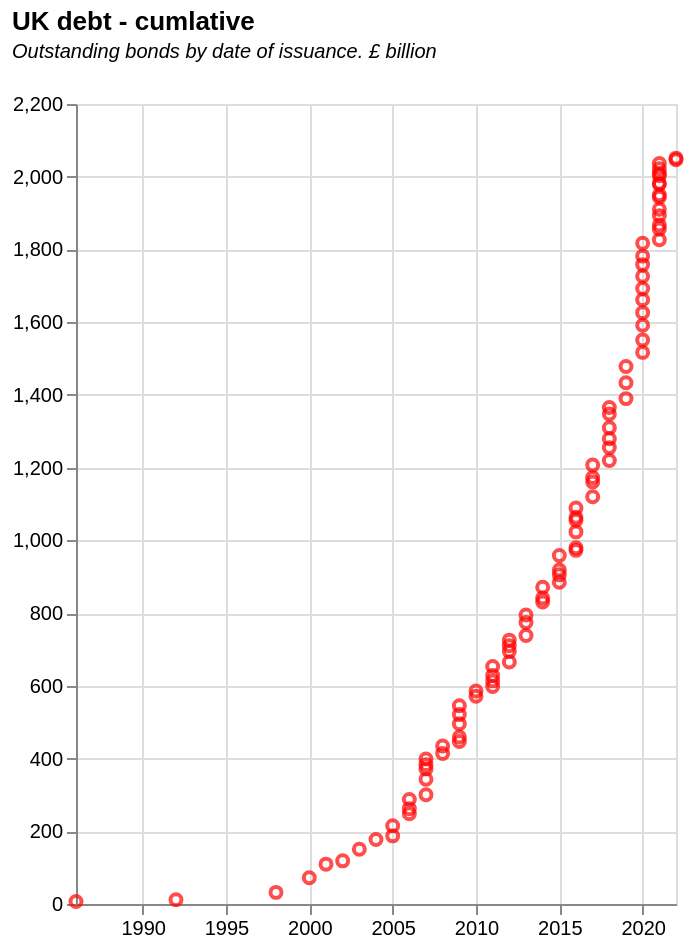

Express this chart as Vega-Lite.
### Vega-Lite specification from a JSON file in a GitHub repository (floating-point values rounded to 4 significant figures)
{"$schema": "https://vega.github.io/schema/vega-lite/v5.json", "description": "Bar chart of UK debt outstanding. Demo of string and date functions", "title": {"text": "UK debt - cumlative", "subtitle": ["Outstanding bonds by date of issuance. £ billion", ""], "subtitleFontStyle": "italic", "subtitleFontSize": 10, "anchor": "start", "color": "black"}, "height": 400, "width": 300, "transform": [{"calculate": "datum.totalCumulative/1000", "as": "totalBillion"}], "data": {"values": [{"rawType": "2½% Index-linked Treasury Stock 2024", "coupon": "2½", "giltType": "Index Linked", "code": "GB0008983024", "redemptionDate": " 17-Jul-2024", "issueDate": " 30-Dec-1986", "divDates": "17 Jan/Jul", "divNextDate": " 06-Jan-2023", "issueAmount": "6821", "baseRPI": "97.667931", "amountINCinfUplift": "22363", "issueYear": "1986", "totalCumulative": "6821", "id": "1"}, {"rawType": "4 1/8% Index-linked Treasury Stock 2030", "coupon": "1/8", "giltType": "Index Linked", "code": "GB0008932666", "redemptionDate": " 22-Jul-2030", "issueDate": " 12-Jun-1992", "divDates": "22 Jan/Jul", "divNextDate": " 12-Jan-2023", "issueAmount": "4841", "baseRPI": "135.10001", "amountINCinfUplift": "11474", "issueYear": "1992", "totalCumulative": "11662", "id": "2"}, {"rawType": "6% Treasury Stock 2028", "coupon": "6", "giltType": "Treasury Stock", "code": "GB0002404191", "redemptionDate": " 07-Dec-2028", "issueDate": " 29-Jan-1998", "divDates": "7 Jun/Dec", "divNextDate": " 28-Nov-2022", "issueAmount": "20256", "baseRPI": "", "amountINCinfUplift": "", "issueYear": "1998", "totalCumulative": "31918", "id": "3"}, {"rawType": "4¼% Treasury Stock 2032", "coupon": "4¼", "giltType": "Treasury Stock", "code": "GB0004893086", "redemptionDate": " 07-Jun-2032", "issueDate": " 25-May-2000", "divDates": "7 Jun/Dec", "divNextDate": " 28-Nov-2022", "issueAmount": "40331", "baseRPI": "", "amountINCinfUplift": "", "issueYear": "2000", "totalCumulative": "72249", "id": "4"}, {"rawType": "5% Treasury Stock 2025", "coupon": "5", "giltType": "Treasury Stock", "code": "GB0030880693", "redemptionDate": " 07-Mar-2025", "issueDate": " 27-Sep-2001", "divDates": "7 Mar/Sep", "divNextDate": " 24-Feb-2023", "issueAmount": "37339", "baseRPI": "", "amountINCinfUplift": "", "issueYear": "2001", "totalCumulative": "109588", "id": "5"}, {"rawType": "2% Index-linked Treasury Stock 2035", "coupon": "2", "giltType": "Index Linked", "code": "GB0031790826", "redemptionDate": " 26-Jan-2035", "issueDate": " 11-Jul-2002", "divDates": "26 Jan/Jul", "divNextDate": " 17-Jan-2023", "issueAmount": "9084", "baseRPI": "173.60001", "amountINCinfUplift": "16755", "issueYear": "2002", "totalCumulative": "118672", "id": "6"}, {"rawType": "4¼% Treasury Stock 2036", "coupon": "4¼", "giltType": "Treasury Stock", "code": "GB0032452392", "redemptionDate": " 07-Mar-2036", "issueDate": " 27-Feb-2003", "divDates": "7 Mar/Sep", "divNextDate": " 24-Feb-2023", "issueAmount": "31682", "baseRPI": "", "amountINCinfUplift": "", "issueYear": "2003", "totalCumulative": "150354", "id": "7"}, {"rawType": "4¾% Treasury Stock 2038", "coupon": "4¾", "giltType": "Treasury Stock", "code": "GB00B00NY175", "redemptionDate": " 07-Dec-2038", "issueDate": " 23-Apr-2004", "divDates": "7 Jun/Dec", "divNextDate": " 28-Nov-2022", "issueAmount": "26827", "baseRPI": "", "amountINCinfUplift": "", "issueYear": "2004", "totalCumulative": "177181", "id": "8"}, {"rawType": "1¼% Index-linked Treasury Gilt 2055", "coupon": "1¼", "giltType": "Index Linked", "code": "GB00B0CNHZ09", "redemptionDate": " 22-Nov-2055", "issueDate": " 23-Sep-2005", "divDates": "22 May/Nov", "divNextDate": " 11-Nov-2022", "issueAmount": "10169", "baseRPI": "192.2", "amountINCinfUplift": "18227", "issueYear": "2005", "totalCumulative": "187350", "id": "9"}, {"rawType": "4¼% Treasury Gilt 2055", "coupon": "4¼", "giltType": "Treasury Gilt", "code": "GB00B06YGN05", "redemptionDate": " 07-Dec-2055", "issueDate": " 27-May-2005", "divDates": "7 Jun/Dec", "divNextDate": " 28-Nov-2022", "issueAmount": "27671", "baseRPI": "", "amountINCinfUplift": "", "issueYear": "2005", "totalCumulative": "215021", "id": "10"}, {"rawType": "4¼% Treasury Gilt 2027", "coupon": "4¼", "giltType": "Treasury Gilt", "code": "GB00B16NNR78", "redemptionDate": " 07-Dec-2027", "issueDate": " 06-Sep-2006", "divDates": "7 Jun/Dec", "divNextDate": " 28-Nov-2022", "issueAmount": "33003", "baseRPI": "", "amountINCinfUplift": "", "issueYear": "2006", "totalCumulative": "248024", "id": "11"}, {"rawType": "1¼% Index-linked Treasury Gilt 2027", "coupon": "1¼", "giltType": "Index Linked", "code": "GB00B128DH60", "redemptionDate": " 22-Nov-2027", "issueDate": " 26-Apr-2006", "divDates": "22 May/Nov", "divNextDate": " 11-Nov-2022", "issueAmount": "14170", "baseRPI": "194.06667", "amountINCinfUplift": "25154", "issueYear": "2006", "totalCumulative": "262194", "id": "12"}, {"rawType": "4¼% Treasury Gilt 2046", "coupon": "4¼", "giltType": "Treasury Gilt", "code": "GB00B128DP45", "redemptionDate": " 07-Dec-2046", "issueDate": " 12-May-2006", "divDates": "7 Jun/Dec", "divNextDate": " 28-Nov-2022", "issueAmount": "25124", "baseRPI": "", "amountINCinfUplift": "", "issueYear": "2006", "totalCumulative": "287318", "id": "13"}, {"rawType": "1 1/8% Index-linked Treasury Gilt 2037", "coupon": "1/8", "giltType": "Index Linked", "code": "GB00B1L6W962", "redemptionDate": " 22-Nov-2037", "issueDate": " 21-Feb-2007", "divDates": "22 May/Nov", "divNextDate": " 11-Nov-2022", "issueAmount": "13066", "baseRPI": "202.24286", "amountINCinfUplift": "22255", "issueYear": "2007", "totalCumulative": "300384", "id": "14"}, {"rawType": "4¾% Treasury Gilt 2030", "coupon": "4¾", "giltType": "Treasury Gilt", "code": "GB00B24FF097", "redemptionDate": " 07-Dec-2030", "issueDate": " 03-Oct-2007", "divDates": "7 Jun/Dec", "divNextDate": " 28-Nov-2022", "issueAmount": "42819", "baseRPI": "", "amountINCinfUplift": "", "issueYear": "2007", "totalCumulative": "343203", "id": "15"}, {"rawType": "4½% Treasury Gilt 2042", "coupon": "4½", "giltType": "Treasury Gilt", "code": "GB00B1VWPJ53", "redemptionDate": " 07-Dec-2042", "issueDate": " 06-Jun-2007", "divDates": "7 Jun/Dec", "divNextDate": " 28-Nov-2022", "issueAmount": "28354", "baseRPI": "", "amountINCinfUplift": "", "issueYear": "2007", "totalCumulative": "371557", "id": "16"}, {"rawType": "0¾% Index-linked Treasury Gilt 2047", "coupon": "0¾", "giltType": "Index Linked", "code": "GB00B24FFM16", "redemptionDate": " 22-Nov-2047", "issueDate": " 21-Nov-2007", "divDates": "22 May/Nov", "divNextDate": " 11-Nov-2022", "issueAmount": "11687", "baseRPI": "207.76666", "amountINCinfUplift": "19377", "issueYear": "2007", "totalCumulative": "383244", "id": "17"}, {"rawType": "1 7/8% Index-linked Treasury Gilt 2022", "coupon": "7/8", "giltType": "Index Linked", "code": "GB00B1Z5HQ14", "redemptionDate": " 22-Nov-2022", "issueDate": " 11-Jul-2007", "divDates": "22 May/Nov", "divNextDate": " 11-Nov-2022", "issueAmount": "15743", "baseRPI": "205.65807", "amountINCinfUplift": "26554", "issueYear": "2007", "totalCumulative": "398987", "id": "18"}, {"rawType": "1¼% Index-linked Treasury Gilt 2032", "coupon": "1¼", "giltType": "Index Linked", "code": "GB00B3D4VD98", "redemptionDate": " 22-Nov-2032", "issueDate": " 29-Oct-2008", "divDates": "22 May/Nov", "divNextDate": " 11-Nov-2022", "issueAmount": "14657", "baseRPI": "217.13226", "amountINCinfUplift": "23254", "issueYear": "2008", "totalCumulative": "413644", "id": "19"}, {"rawType": "4¼% Treasury Gilt 2049", "coupon": "4¼", "giltType": "Treasury Gilt", "code": "GB00B39R3707", "redemptionDate": " 07-Dec-2049", "issueDate": " 03-Sep-2008", "divDates": "7 Jun/Dec", "divNextDate": " 28-Nov-2022", "issueAmount": "21047", "baseRPI": "", "amountINCinfUplift": "", "issueYear": "2008", "totalCumulative": "434691", "id": "20"}, {"rawType": "0½% Index-linked Treasury Gilt 2050", "coupon": "0½", "giltType": "Index Linked", "code": "GB00B421JZ66", "redemptionDate": " 22-Mar-2050", "issueDate": " 25-Sep-2009", "divDates": "22 Mar/Sep", "divNextDate": " 13-Mar-2023", "issueAmount": "12221", "baseRPI": "213.39999", "amountINCinfUplift": "19729", "issueYear": "2009", "totalCumulative": "446912", "id": "21"}, {"rawType": "0 5/8% Index-linked Treasury Gilt 2042", "coupon": "5/8", "giltType": "Index Linked", "code": "GB00B3MYD345", "redemptionDate": " 22-Nov-2042", "issueDate": " 24-Jul-2009", "divDates": "22 May/Nov", "divNextDate": " 11-Nov-2022", "issueAmount": "12559", "baseRPI": "212.46452", "amountINCinfUplift": "20364", "issueYear": "2009", "totalCumulative": "459471", "id": "22"}, {"rawType": "4½% Treasury Gilt 2034", "coupon": "4½", "giltType": "Treasury Gilt", "code": "GB00B52WS153", "redemptionDate": " 07-Sep-2034", "issueDate": " 17-Jun-2009", "divDates": "7 Mar/Sep", "divNextDate": " 24-Feb-2023", "issueAmount": "36261", "baseRPI": "", "amountINCinfUplift": "", "issueYear": "2009", "totalCumulative": "495732", "id": "23"}, {"rawType": "4% Treasury Gilt 2060", "coupon": "4", "giltType": "Treasury Gilt", "code": "GB00B54QLM75", "redemptionDate": " 22-Jan-2060", "issueDate": " 22-Oct-2009", "divDates": "22 Jan/Jul", "divNextDate": " 12-Jan-2023", "issueAmount": "25132", "baseRPI": "", "amountINCinfUplift": "", "issueYear": "2009", "totalCumulative": "520864", "id": "24"}, {"rawType": "4¼% Treasury Gilt 2039", "coupon": "4¼", "giltType": "Treasury Gilt", "code": "GB00B3KJDS62", "redemptionDate": " 07-Sep-2039", "issueDate": " 05-Mar-2009", "divDates": "7 Mar/Sep", "divNextDate": " 24-Feb-2023", "issueAmount": "24235", "baseRPI": "", "amountINCinfUplift": "", "issueYear": "2009", "totalCumulative": "545099", "id": "25"}, {"rawType": "4¼% Treasury Gilt 2040", "coupon": "4¼", "giltType": "Treasury Gilt", "code": "GB00B6460505", "redemptionDate": " 07-Dec-2040", "issueDate": " 30-Jun-2010", "divDates": "7 Jun/Dec", "divNextDate": " 28-Nov-2022", "issueAmount": "26449", "baseRPI": "", "amountINCinfUplift": "", "issueYear": "2010", "totalCumulative": "571548", "id": "26"}, {"rawType": "0 5/8% Index-linked Treasury Gilt 2040", "coupon": "5/8", "giltType": "Index Linked", "code": "GB00B3LZBF68", "redemptionDate": " 22-Mar-2040", "issueDate": " 28-Jan-2010", "divDates": "22 Mar/Sep", "divNextDate": " 13-Mar-2023", "issueAmount": "14090", "baseRPI": "216.52258", "amountINCinfUplift": "22417", "issueYear": "2010", "totalCumulative": "585638", "id": "27"}, {"rawType": "0 3/8% Index-linked Treasury Gilt 2062", "coupon": "3/8", "giltType": "Index Linked", "code": "GB00B4PTCY75", "redemptionDate": " 22-Mar-2062", "issueDate": " 26-Oct-2011", "divDates": "22 Mar/Sep", "divNextDate": " 13-Mar-2023", "issueAmount": "12480", "baseRPI": "235.82903", "amountINCinfUplift": "18230", "issueYear": "2011", "totalCumulative": "598118", "id": "28"}, {"rawType": "0 1/8% Index-linked Treasury Gilt 2029", "coupon": "1/8", "giltType": "Index Linked", "code": "GB00B3Y1JG82", "redemptionDate": " 22-Mar-2029", "issueDate": " 23-Nov-2011", "divDates": "22 Mar/Sep", "divNextDate": " 13-Mar-2023", "issueAmount": "15459", "baseRPI": "237.42", "amountINCinfUplift": "22430", "issueYear": "2011", "totalCumulative": "613577", "id": "29"}, {"rawType": "0¾% Index-linked Treasury Gilt 2034", "coupon": "0¾", "giltType": "Index Linked", "code": "GB00B46CGH68", "redemptionDate": " 22-Mar-2034", "issueDate": " 25-May-2011", "divDates": "22 Mar/Sep", "divNextDate": " 13-Mar-2023", "issueAmount": "14570", "baseRPI": "232.22903", "amountINCinfUplift": "21614", "issueYear": "2011", "totalCumulative": "628147", "id": "30"}, {"rawType": "3¾% Treasury Gilt 2052", "coupon": "3¾", "giltType": "Treasury Gilt", "code": "GB00B6RNH572", "redemptionDate": " 22-Jul-2052", "issueDate": " 28-Sep-2011", "divDates": "22 Jan/Jul", "divNextDate": " 12-Jan-2023", "issueAmount": "25114", "baseRPI": "", "amountINCinfUplift": "", "issueYear": "2011", "totalCumulative": "653261", "id": "31"}, {"rawType": "0¼% Index-linked Treasury Gilt 2052", "coupon": "0¼", "giltType": "Index Linked", "code": "GB00B73ZYW09", "redemptionDate": " 22-Mar-2052", "issueDate": " 26-Sep-2012", "divDates": "22 Mar/Sep", "divNextDate": " 13-Mar-2023", "issueAmount": "12366", "baseRPI": "242.05", "amountINCinfUplift": "17600", "issueYear": "2012", "totalCumulative": "665627", "id": "32"}, {"rawType": "3¼% Treasury Gilt 2044", "coupon": "3¼", "giltType": "Treasury Gilt", "code": "GB00B84Z9V04", "redemptionDate": " 22-Jan-2044", "issueDate": " 24-Oct-2012", "divDates": "22 Jan/Jul", "divNextDate": " 12-Jan-2023", "issueAmount": "29109", "baseRPI": "", "amountINCinfUplift": "", "issueYear": "2012", "totalCumulative": "694736", "id": "33"}, {"rawType": "0 1/8% Index-linked Treasury Gilt 2044", "coupon": "1/8", "giltType": "Index Linked", "code": "GB00B7RN0G65", "redemptionDate": " 22-Mar-2044", "issueDate": " 25-Jul-2012", "divDates": "22 Mar/Sep", "divNextDate": " 13-Mar-2023", "issueAmount": "15726", "baseRPI": "242.42258", "amountINCinfUplift": "22346", "issueYear": "2012", "totalCumulative": "710462", "id": "34"}, {"rawType": "0 1/8% Index-linked Treasury Gilt 2024", "coupon": "1/8", "giltType": "Index Linked", "code": "GB00B85SFQ54", "redemptionDate": " 22-Mar-2024", "issueDate": " 12-Oct-2012", "divDates": "22 Mar/Sep", "divNextDate": " 13-Mar-2023", "issueAmount": "15244", "baseRPI": "242.41936", "amountINCinfUplift": "21662", "issueYear": "2012", "totalCumulative": "725706", "id": "35"}, {"rawType": "0 1/8% Index-linked Treasury Gilt 2068", "coupon": "1/8", "giltType": "Index Linked", "code": "GB00BDX8CX86", "redemptionDate": " 22-Mar-2068", "issueDate": " 25-Sep-2013", "divDates": "22 Mar/Sep", "divNextDate": " 13-Mar-2023", "issueAmount": "12600", "baseRPI": "249.7", "amountINCinfUplift": "17383", "issueYear": "2013", "totalCumulative": "738306", "id": "36"}, {"rawType": "2¼% Treasury Gilt 2023", "coupon": "2¼", "giltType": "Treasury Gilt", "code": "GB00B7Z53659", "redemptionDate": " 07-Sep-2023", "issueDate": " 12-Jun-2013", "divDates": "7 Mar/Sep", "divNextDate": " 24-Feb-2023", "issueAmount": "35922", "baseRPI": "", "amountINCinfUplift": "", "issueYear": "2013", "totalCumulative": "774228", "id": "37"}, {"rawType": "3½% Treasury Gilt 2068", "coupon": "3½", "giltType": "Treasury Gilt", "code": "GB00BBJNQY21", "redemptionDate": " 22-Jul-2068", "issueDate": " 26-Jun-2013", "divDates": "22 Jan/Jul", "divNextDate": " 12-Jan-2023", "issueAmount": "20743", "baseRPI": "", "amountINCinfUplift": "", "issueYear": "2013", "totalCumulative": "794971", "id": "38"}, {"rawType": "2¾% Treasury Gilt 2024", "coupon": "2¾", "giltType": "Treasury Gilt", "code": "GB00BHBFH458", "redemptionDate": " 07-Sep-2024", "issueDate": " 12-Mar-2014", "divDates": "7 Mar/Sep", "divNextDate": " 24-Feb-2023", "issueAmount": "35806", "baseRPI": "", "amountINCinfUplift": "", "issueYear": "2014", "totalCumulative": "830777", "id": "39"}, {"rawType": "0 1/8% Index-linked Treasury Gilt 2058", "coupon": "1/8", "giltType": "Index Linked", "code": "GB00BP9DLZ64", "redemptionDate": " 22-Mar-2058", "issueDate": " 30-Jul-2014", "divDates": "22 Mar/Sep", "divNextDate": " 13-Mar-2023", "issueAmount": "10953", "baseRPI": "255.8871", "amountINCinfUplift": "14746", "issueYear": "2014", "totalCumulative": "841730", "id": "40"}, {"rawType": "3½% Treasury Gilt 2045", "coupon": "3½", "giltType": "Treasury Gilt", "code": "GB00BN65R313", "redemptionDate": " 22-Jan-2045", "issueDate": " 25-Jun-2014", "divDates": "22 Jan/Jul", "divNextDate": " 12-Jan-2023", "issueAmount": "29404", "baseRPI": "", "amountINCinfUplift": "", "issueYear": "2014", "totalCumulative": "871134", "id": "41"}, {"rawType": "0 1/8% Index-linked Treasury Gilt 2046", "coupon": "1/8", "giltType": "Index Linked", "code": "GB00BYMWG366", "redemptionDate": " 22-Mar-2046", "issueDate": " 24-Jun-2015", "divDates": "22 Mar/Sep", "divNextDate": " 13-Mar-2023", "issueAmount": "13486", "baseRPI": "257.79001", "amountINCinfUplift": "18021", "issueYear": "2015", "totalCumulative": "884620", "id": "42"}, {"rawType": "2½% Treasury Gilt 2065", "coupon": "2½", "giltType": "Treasury Gilt", "code": "GB00BYYMZX75", "redemptionDate": " 22-Jul-2065", "issueDate": " 21-Oct-2015", "divDates": "22 Jan/Jul", "divNextDate": " 12-Jan-2023", "issueAmount": "20575", "baseRPI": "", "amountINCinfUplift": "", "issueYear": "2015", "totalCumulative": "905195", "id": "43"}, {"rawType": "0 1/8% Index-linked Treasury Gilt 2026", "coupon": "1/8", "giltType": "Index Linked", "code": "GB00BYY5F144", "redemptionDate": " 22-Mar-2026", "issueDate": " 16-Jul-2015", "divDates": "22 Mar/Sep", "divNextDate": " 13-Mar-2023", "issueAmount": "13455", "baseRPI": "258.24194", "amountINCinfUplift": "17948", "issueYear": "2015", "totalCumulative": "918650", "id": "44"}, {"rawType": "2% Treasury Gilt 2025", "coupon": "2", "giltType": "Treasury Gilt", "code": "GB00BTHH2R79", "redemptionDate": " 07-Sep-2025", "issueDate": " 20-Mar-2015", "divDates": "7 Mar/Sep", "divNextDate": " 24-Feb-2023", "issueAmount": "39934", "baseRPI": "", "amountINCinfUplift": "", "issueYear": "2015", "totalCumulative": "958584", "id": "45"}, {"rawType": "0 1/8% Index-linked Treasury Gilt 2036", "coupon": "1/8", "giltType": "Index Linked", "code": "GB00BYZW3J87", "redemptionDate": " 22-Nov-2036", "issueDate": " 11-Mar-2016", "divDates": "22 May/Nov", "divNextDate": " 11-Nov-2022", "issueAmount": "13905", "baseRPI": "260.01935", "amountINCinfUplift": "18422", "issueYear": "2016", "totalCumulative": "972489", "id": "46"}, {"rawType": "0 1/8% Index-Linked Treasury Gilt 2056", "coupon": "1/8", "giltType": "Index Linked", "code": "GB00BYVP4K94", "redemptionDate": " 22-Nov-2056", "issueDate": " 30-Nov-2016", "divDates": "22 May/Nov", "divNextDate": " 11-Nov-2022", "issueAmount": "7147", "baseRPI": "264.88333", "amountINCinfUplift": "9294", "issueYear": "2016", "totalCumulative": "979636", "id": "47"}, {"rawType": "1½% Treasury Gilt 2026", "coupon": "1½", "giltType": "Treasury Gilt", "code": "GB00BYZW3G56", "redemptionDate": " 22-Jul-2026", "issueDate": " 18-Feb-2016", "divDates": "22 Jan/Jul", "divNextDate": " 12-Jan-2023", "issueAmount": "43651", "baseRPI": "", "amountINCinfUplift": "", "issueYear": "2016", "totalCumulative": "1023287", "id": "48"}, {"rawType": "1¾% Treasury Gilt 2037", "coupon": "1¾", "giltType": "Treasury Gilt", "code": "GB00BZB26Y51", "redemptionDate": " 07-Sep-2037", "issueDate": " 09-Nov-2016", "divDates": "7 Mar/Sep", "divNextDate": " 24-Feb-2023", "issueAmount": "31968", "baseRPI": "", "amountINCinfUplift": "", "issueYear": "2016", "totalCumulative": "1055255", "id": "49"}, {"rawType": "0 1/8% Index-linked Treasury Gilt 2065", "coupon": "1/8", "giltType": "Index Linked", "code": "GB00BD9MZZ71", "redemptionDate": " 22-Nov-2065", "issueDate": " 24-Feb-2016", "divDates": "22 May/Nov", "divNextDate": " 11-Nov-2022", "issueAmount": "8125", "baseRPI": "260.43448", "amountINCinfUplift": "10747", "issueYear": "2016", "totalCumulative": "1063380", "id": "50"}, {"rawType": "1½% Treasury Gilt 2047", "coupon": "1½", "giltType": "Treasury Gilt", "code": "GB00BDCHBW80", "redemptionDate": " 22-Jul-2047", "issueDate": " 21-Sep-2016", "divDates": "22 Jan/Jul", "divNextDate": " 12-Jan-2023", "issueAmount": "25721", "baseRPI": "", "amountINCinfUplift": "", "issueYear": "2016", "totalCumulative": "1089101", "id": "51"}, {"rawType": "1¾% Treasury Gilt 2057", "coupon": "1¾", "giltType": "Treasury Gilt", "code": "GB00BD0XH204", "redemptionDate": " 22-Jul-2057", "issueDate": " 25-Jan-2017", "divDates": "22 Jan/Jul", "divNextDate": " 12-Jan-2023", "issueAmount": "30741", "baseRPI": "", "amountINCinfUplift": "", "issueYear": "2017", "totalCumulative": "1119842", "id": "52"}, {"rawType": "1¼% Treasury Gilt 2027", "coupon": "1¼", "giltType": "Treasury Gilt", "code": "GB00BDRHNP05", "redemptionDate": " 22-Jul-2027", "issueDate": " 15-Mar-2017", "divDates": "22 Jan/Jul", "divNextDate": " 12-Jan-2023", "issueAmount": "40987", "baseRPI": "", "amountINCinfUplift": "", "issueYear": "2017", "totalCumulative": "1160829", "id": "53"}, {"rawType": "0 1/8% Index-linked Treasury Gilt 2048", "coupon": "1/8", "giltType": "Index Linked", "code": "GB00BZ13DV40", "redemptionDate": " 10-Aug-2048", "issueDate": " 08-Nov-2017", "divDates": "10 Feb/Aug", "divNextDate": " 01-Feb-2023", "issueAmount": "11781", "baseRPI": "274.79333", "amountINCinfUplift": "14769", "issueYear": "2017", "totalCumulative": "1172610", "id": "54"}, {"rawType": "0¾% Treasury Gilt 2023", "coupon": "0¾", "giltType": "Treasury Gilt", "code": "GB00BF0HZ991", "redemptionDate": " 22-Jul-2023", "issueDate": " 20-Jul-2017", "divDates": "22 Jan/Jul", "divNextDate": " 12-Jan-2023", "issueAmount": "34359", "baseRPI": "", "amountINCinfUplift": "", "issueYear": "2017", "totalCumulative": "1206969", "id": "55"}, {"rawType": "0 1/8% Index-linked Treasury Gilt 2041", "coupon": "1/8", "giltType": "Index Linked", "code": "GB00BGDYHF49", "redemptionDate": " 10-Aug-2041", "issueDate": " 12-Jul-2018", "divDates": "10 Feb/Aug", "divNextDate": " 01-Feb-2023", "issueAmount": "12447", "baseRPI": "280.05484", "amountINCinfUplift": "15311", "issueYear": "2018", "totalCumulative": "1219416", "id": "56"}, {"rawType": "1% Treasury Gilt 2024", "coupon": "1", "giltType": "Treasury Gilt", "code": "GB00BFWFPL34", "redemptionDate": " 22-Apr-2024", "issueDate": " 25-Jul-2018", "divDates": "22 Apr/Oct", "divNextDate": " 13-Oct-2022", "issueAmount": "35638", "baseRPI": "", "amountINCinfUplift": "", "issueYear": "2018", "totalCumulative": "1255054", "id": "57"}, {"rawType": "1 5/8% Treasury Gilt 2071", "coupon": "5/8", "giltType": "Treasury Gilt", "code": "GB00BFMCN652", "redemptionDate": " 22-Oct-2071", "issueDate": " 16-May-2018", "divDates": "22 Apr/Oct", "divNextDate": " 13-Oct-2022", "issueAmount": "24158", "baseRPI": "", "amountINCinfUplift": "", "issueYear": "2018", "totalCumulative": "1279212", "id": "58"}, {"rawType": "1¾% Treasury Gilt 2049", "coupon": "1¾", "giltType": "Treasury Gilt", "code": "GB00BFWFPP71", "redemptionDate": " 22-Jan-2049", "issueDate": " 12-Sep-2018", "divDates": "22 Jan/Jul", "divNextDate": " 12-Jan-2023", "issueAmount": "30224", "baseRPI": "", "amountINCinfUplift": "", "issueYear": "2018", "totalCumulative": "1309436", "id": "59"}, {"rawType": "1 5/8% Treasury Gilt 2028", "coupon": "5/8", "giltType": "Treasury Gilt", "code": "GB00BFX0ZL78", "redemptionDate": " 22-Oct-2028", "issueDate": " 16-Mar-2018", "divDates": "22 Apr/Oct", "divNextDate": " 13-Oct-2022", "issueAmount": "37855", "baseRPI": "", "amountINCinfUplift": "", "issueYear": "2018", "totalCumulative": "1347291", "id": "60"}, {"rawType": "0 1/8% Index-linked Treasury Gilt 2028", "coupon": "1/8", "giltType": "Index Linked", "code": "GB00BZ1NTB69", "redemptionDate": " 10-Aug-2028", "issueDate": " 21-Jun-2018", "divDates": "10 Feb/Aug", "divNextDate": " 01-Feb-2023", "issueAmount": "17937", "baseRPI": "279.23334", "amountINCinfUplift": "22129", "issueYear": "2018", "totalCumulative": "1365228", "id": "61"}, {"rawType": "1 5/8% Treasury Gilt 2054", "coupon": "5/8", "giltType": "Treasury Gilt", "code": "GB00BJLR0J16", "redemptionDate": " 22-Oct-2054", "issueDate": " 15-May-2019", "divDates": "22 Apr/Oct", "divNextDate": " 13-Oct-2022", "issueAmount": "24581", "baseRPI": "", "amountINCinfUplift": "", "issueYear": "2019", "totalCumulative": "1389809", "id": "62"}, {"rawType": "0 7/8% Treasury Gilt 2029", "coupon": "7/8", "giltType": "Treasury Gilt", "code": "GB00BJMHB534", "redemptionDate": " 22-Oct-2029", "issueDate": " 19-Jun-2019", "divDates": "22 Apr/Oct", "divNextDate": " 13-Oct-2022", "issueAmount": "43620", "baseRPI": "", "amountINCinfUplift": "", "issueYear": "2019", "totalCumulative": "1433429", "id": "63"}, {"rawType": "0 5/8% Treasury Gilt 2025", "coupon": "5/8", "giltType": "Treasury Gilt", "code": "GB00BK5CVX03", "redemptionDate": " 07-Jun-2025", "issueDate": " 03-Jul-2019", "divDates": "7 Jun/Dec", "divNextDate": " 28-Nov-2022", "issueAmount": "44623", "baseRPI": "", "amountINCinfUplift": "", "issueYear": "2019", "totalCumulative": "1478052", "id": "64"}, {"rawType": "0 3/8% Treasury Gilt 2030", "coupon": "3/8", "giltType": "Treasury Gilt", "code": "GB00BL68HH02", "redemptionDate": " 22-Oct-2030", "issueDate": " 13-May-2020", "divDates": "22 Apr/Oct", "divNextDate": " 13-Oct-2022", "issueAmount": "38904", "baseRPI": "", "amountINCinfUplift": "", "issueYear": "2020", "totalCumulative": "1516956", "id": "65"}, {"rawType": "1¼ % Treasury Gilt 2041", "coupon": "1¼", "giltType": "Treasury Gilt", "code": "GB00BJQWYH73", "redemptionDate": " 22-Oct-2041", "issueDate": " 22-Jan-2020", "divDates": "22 Apr/Oct", "divNextDate": " 13-Oct-2022", "issueAmount": "33817", "baseRPI": "", "amountINCinfUplift": "", "issueYear": "2020", "totalCumulative": "1550773", "id": "66"}, {"rawType": "0¼% Treasury Gilt 2031", "coupon": "0¼", "giltType": "Treasury Gilt", "code": "GB00BMGR2809", "redemptionDate": " 31-Jul-2031", "issueDate": " 13-Nov-2020", "divDates": "31 Jan/Jul", "divNextDate": " 20-Jan-2023", "issueAmount": "40636", "baseRPI": "", "amountINCinfUplift": "", "issueYear": "2020", "totalCumulative": "1591409", "id": "67"}, {"rawType": "0 5/8% Treasury Gilt 2035", "coupon": "5/8", "giltType": "Treasury Gilt", "code": "GB00BMGR2916", "redemptionDate": " 31-Jul-2035", "issueDate": " 09-Sep-2020", "divDates": "31 Jan/Jul", "divNextDate": " 20-Jan-2023", "issueAmount": "34817", "baseRPI": "", "amountINCinfUplift": "", "issueYear": "2020", "totalCumulative": "1626226", "id": "68"}, {"rawType": "0 1/8% Treasury Gilt 2026", "coupon": "1/8", "giltType": "Treasury Gilt", "code": "GB00BL68HJ26", "redemptionDate": " 30-Jan-2026", "issueDate": " 03-Jun-2020", "divDates": "30 Jan/Jul", "divNextDate": " 19-Jan-2023", "issueAmount": "35316", "baseRPI": "", "amountINCinfUplift": "", "issueYear": "2020", "totalCumulative": "1661542", "id": "69"}, {"rawType": "0 1/8% Treasury Gilt 2028", "coupon": "1/8", "giltType": "Treasury Gilt", "code": "GB00BMBL1G81", "redemptionDate": " 31-Jan-2028", "issueDate": " 12-Jun-2020", "divDates": "31 Jan/Jul", "divNextDate": " 20-Jan-2023", "issueAmount": "31032", "baseRPI": "", "amountINCinfUplift": "", "issueYear": "2020", "totalCumulative": "1692574", "id": "70"}, {"rawType": "0 1/8% Treasury Gilt 2023", "coupon": "1/8", "giltType": "Treasury Gilt", "code": "GB00BL68HG94", "redemptionDate": " 31-Jan-2023", "issueDate": " 08-Apr-2020", "divDates": "31 Jan/Jul", "divNextDate": " 20-Jan-2023", "issueAmount": "33824", "baseRPI": "", "amountINCinfUplift": "", "issueYear": "2020", "totalCumulative": "1726398", "id": "71"}, {"rawType": "0 5/8% Treasury Gilt 2050", "coupon": "5/8", "giltType": "Treasury Gilt", "code": "GB00BMBL1F74", "redemptionDate": " 22-Oct-2050", "issueDate": " 10-Jun-2020", "divDates": "22 Apr/Oct", "divNextDate": " 13-Oct-2022", "issueAmount": "31916", "baseRPI": "", "amountINCinfUplift": "", "issueYear": "2020", "totalCumulative": "1758314", "id": "72"}, {"rawType": "0½% Treasury Gilt 2061", "coupon": "0½", "giltType": "Treasury Gilt", "code": "GB00BMBL1D50", "redemptionDate": " 22-Oct-2061", "issueDate": " 20-May-2020", "divDates": "22 Apr/Oct", "divNextDate": " 13-Oct-2022", "issueAmount": "23386", "baseRPI": "", "amountINCinfUplift": "", "issueYear": "2020", "totalCumulative": "1781700", "id": "73"}, {"rawType": "0 1/8% Treasury Gilt 2024", "coupon": "1/8", "giltType": "Treasury Gilt", "code": "GB00BMGR2791", "redemptionDate": " 31-Jan-2024", "issueDate": " 07-Oct-2020", "divDates": "31 Jan/Jul", "divNextDate": " 20-Jan-2023", "issueAmount": "35551", "baseRPI": "", "amountINCinfUplift": "", "issueYear": "2020", "totalCumulative": "1817251", "id": "74"}, {"rawType": "0 1/8% Index-linked Treasury Gilt 2031", "coupon": "1/8", "giltType": "Index Linked", "code": "GB00BNNGP551", "redemptionDate": " 10-Aug-2031", "issueDate": " 28-Jan-2021", "divDates": "10 Feb/Aug", "divNextDate": " 01-Feb-2023", "issueAmount": "9563", "baseRPI": "293.60324", "amountINCinfUplift": "11221", "issueYear": "2021", "totalCumulative": "1826814", "id": "75"}, {"rawType": "0¼% Treasury Gilt 2025", "coupon": "0¼", "giltType": "Treasury Gilt", "code": "GB00BLPK7110", "redemptionDate": " 31-Jan-2025", "issueDate": " 02-Jul-2021", "divDates": "31 Jan/Jul", "divNextDate": " 20-Jan-2023", "issueAmount": "29353", "baseRPI": "", "amountINCinfUplift": "", "issueYear": "2021", "totalCumulative": "1856167", "id": "76"}, {"rawType": "1½% Green Gilt 2053", "coupon": "1½", "giltType": "Green Gilt", "code": "GB00BM8Z2V59", "redemptionDate": " 31-Jul-2053", "issueDate": " 22-Oct-2021", "divDates": "31 Jan/Jul", "divNextDate": " 20-Jan-2023", "issueAmount": "10854", "baseRPI": "", "amountINCinfUplift": "", "issueYear": "2021", "totalCumulative": "1867021", "id": "77"}, {"rawType": "1¼% Treasury Gilt 2051", "coupon": "1¼", "giltType": "Treasury Gilt", "code": "GB00BLH38158", "redemptionDate": " 31-Jul-2051", "issueDate": " 28-Apr-2021", "divDates": "31 Jan/Jul", "divNextDate": " 20-Jan-2023", "issueAmount": "26049", "baseRPI": "", "amountINCinfUplift": "", "issueYear": "2021", "totalCumulative": "1893070", "id": "78"}, {"rawType": "0½% Treasury Gilt 2029", "coupon": "0½", "giltType": "Treasury Gilt", "code": "GB00BLPK7227", "redemptionDate": " 31-Jan-2029", "issueDate": " 02-Sep-2021", "divDates": "31 Jan/Jul", "divNextDate": " 20-Jan-2023", "issueAmount": "17544", "baseRPI": "", "amountINCinfUplift": "", "issueYear": "2021", "totalCumulative": "1910614", "id": "79"}, {"rawType": "0 3/8% Treasury Gilt 2026", "coupon": "3/8", "giltType": "Treasury Gilt", "code": "GB00BNNGP668", "redemptionDate": " 22-Oct-2026", "issueDate": " 03-Mar-2021", "divDates": "22 Apr/Oct", "divNextDate": " 13-Oct-2022", "issueAmount": "32890", "baseRPI": "", "amountINCinfUplift": "", "issueYear": "2021", "totalCumulative": "1943504", "id": "80"}, {"rawType": "0 1/8% Index-linked Treasury Gilt 2051", "coupon": "1/8", "giltType": "Index Linked", "code": "GB00BNNGP882", "redemptionDate": " 22-Mar-2051", "issueDate": " 10-Feb-2021", "divDates": "22 Mar/Sep", "divNextDate": " 13-Mar-2023", "issueAmount": "6639", "baseRPI": "294.11072", "amountINCinfUplift": "7776", "issueYear": "2021", "totalCumulative": "1950143", "id": "81"}, {"rawType": "1% Treasury Gilt 2032", "coupon": "1", "giltType": "Treasury Gilt", "code": "GB00BM8Z2T38", "redemptionDate": " 31-Jan-2032", "issueDate": " 02-Dec-2021", "divDates": "31 Jan/Jul", "divNextDate": " 20-Jan-2023", "issueAmount": "28957", "baseRPI": "", "amountINCinfUplift": "", "issueYear": "2021", "totalCumulative": "1979100", "id": "82"}, {"rawType": "0 1/8% Index-linked Treasury Gilt 2073", "coupon": "1/8", "giltType": "Index Linked", "code": "GB00BM8Z2W66", "redemptionDate": " 22-Mar-2073", "issueDate": " 24-Nov-2021", "divDates": "22 Mar/Sep", "divNextDate": " 13-Mar-2023", "issueAmount": "2900", "baseRPI": "308.32001", "amountINCinfUplift": "3240", "issueYear": "2021", "totalCumulative": "1982000", "id": "83"}, {"rawType": "0 7/8% Treasury Gilt 2046", "coupon": "7/8", "giltType": "Treasury Gilt", "code": "GB00BNNGP775", "redemptionDate": " 31-Jan-2046", "issueDate": " 20-Jan-2021", "divDates": "31 Jan/Jul", "divNextDate": " 20-Jan-2023", "issueAmount": "20733", "baseRPI": "", "amountINCinfUplift": "", "issueYear": "2021", "totalCumulative": "2002733", "id": "84"}, {"rawType": "0 1/8% Index-linked Treasury Gilt 2039", "coupon": "1/8", "giltType": "Index Linked", "code": "GB00BLH38265", "redemptionDate": " 22-Mar-2039", "issueDate": " 26-May-2021", "divDates": "22 Mar/Sep", "divNextDate": " 13-Mar-2023", "issueAmount": "6303", "baseRPI": "296.7258", "amountINCinfUplift": "7317", "issueYear": "2021", "totalCumulative": "2009036", "id": "85"}, {"rawType": "0 7/8% Green Gilt 2033", "coupon": "7/8", "giltType": "Green Gilt", "code": "GB00BM8Z2S21", "redemptionDate": " 31-Jul-2033", "issueDate": " 22-Sep-2021", "divDates": "31 Jan/Jul", "divNextDate": " 20-Jan-2023", "issueAmount": "12742", "baseRPI": "", "amountINCinfUplift": "", "issueYear": "2021", "totalCumulative": "2021778", "id": "86"}, {"rawType": "1 1/8% Treasury Gilt 2039", "coupon": "1/8", "giltType": "Treasury Gilt", "code": "GB00BLPK7334", "redemptionDate": " 31-Jan-2039", "issueDate": " 14-Jul-2021", "divDates": "31 Jan/Jul", "divNextDate": " 20-Jan-2023", "issueAmount": "14816", "baseRPI": "", "amountINCinfUplift": "", "issueYear": "2021", "totalCumulative": "2036594", "id": "87"}, {"rawType": "1 1/8% Treasury Gilt 2073", "coupon": "1/8", "giltType": "Treasury Gilt", "code": "GB00BLBDX619", "redemptionDate": " 22-Oct-2073", "issueDate": " 09-Feb-2022", "divDates": "22 Apr/Oct", "divNextDate": " 13-Oct-2022", "issueAmount": "10107", "baseRPI": "", "amountINCinfUplift": "", "issueYear": "2022", "totalCumulative": "2046701", "id": "88"}, {"rawType": "4 1/8% Treasury Gilt 2027", "coupon": "1/8", "giltType": "Treasury Gilt", "code": "GB00BL6C7720", "redemptionDate": " 29-Jan-2027", "issueDate": " 13-Oct-2022", "divDates": "29 Jan/Jul", "divNextDate": " 19-Jan-2023", "issueAmount": "4445", "baseRPI": "", "amountINCinfUplift": "", "issueYear": "2022", "totalCumulative": "2051146", "id": "89"}], "format": {"parse": {"issueYear": "date"}}}, "mark": {"type": "point", "color": "red"}, "encoding": {"x": {"field": "issueYear", "type": "temporal", "title": null}, "y": {"field": "totalBillion", "type": "quantitative", "title": null}}}
